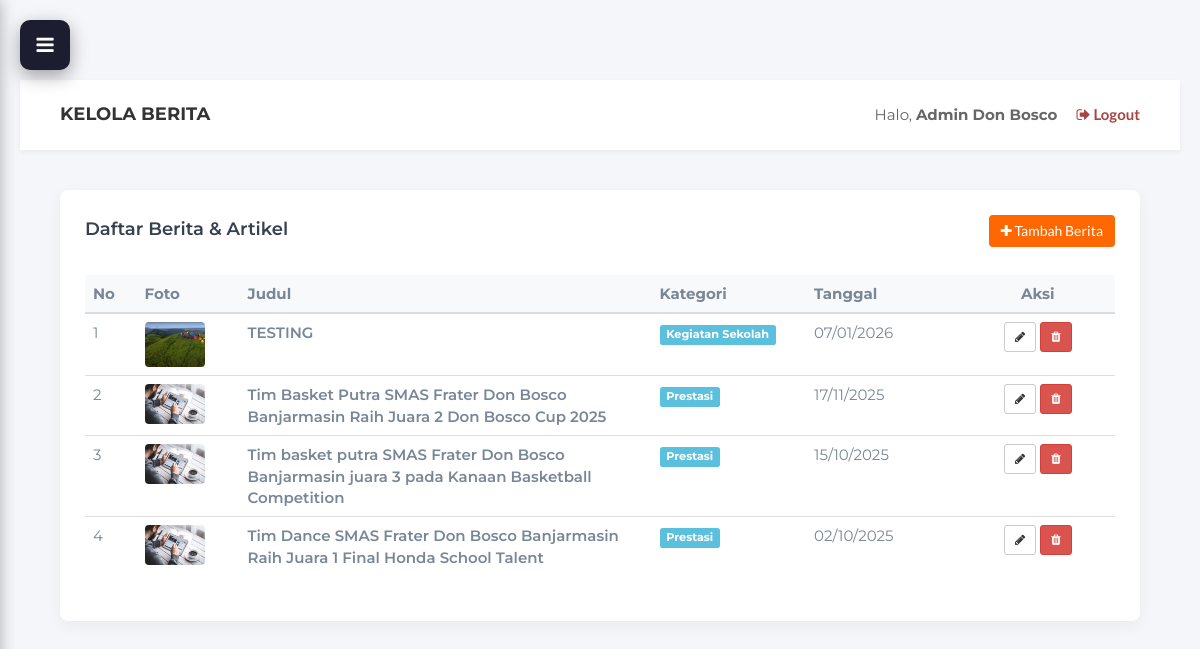
Page /admin/berita.php (signed in) on the committed database.
### tables this page shows
CREATE TABLE `berita_artikel` (
  `id_berita` int NOT NULL AUTO_INCREMENT,
  `judul` varchar(255) NOT NULL,
  `konten_lengkap` text NOT NULL,
  `tanggal_publikasi` datetime NOT NULL,
  `penulis` varchar(100) DEFAULT NULL,
  `kategori` varchar(50) NOT NULL,
  `gambar_utama` varchar(255) DEFAULT NULL,
  PRIMARY KEY (`id_berita`)
);

### controllers/AdminBeritaController.php (called while the page is built, shortened)
<?php
require_once __DIR__ . '/../models/BeritaModel.php';
class AdminBeritaController {
    public function index() {
        $beritaModel = new BeritaModel();
        $data_berita = $beritaModel->getAllBerita();
        $nama_admin = $_SESSION['admin_nama'];
        require_once '../views/admin/berita_index.php';
    }
}
?>

### models/BeritaModel.php (called while the page is built, shortened)
<?php
require_once 'Database.php';
class BeritaModel extends Database {
    public function getAllBerita() {
        $sql = "SELECT * FROM berita_artikel ORDER BY tanggal_publikasi DESC";
        $query = $this->query($sql);
        $hasil = [];
        while ($row = mysqli_fetch_assoc($query)) {
            $hasil[] = $row;
        }
        return $hasil;
    }
}
?>

### models/Database.php (called while the page is built, shortened)
<?php
require_once __DIR__ . '/../Koneksi Database/koneksi.php';
class Database {
    protected $koneksi;
    public function __construct() {
        global $koneksi;
        $this->koneksi = $koneksi;
    }
    public function query($sql) {
        return mysqli_query($this->koneksi, $sql);
    }
}
?>

### views/admin/berita_index.php (the view, shortened to what this page needs)
<?php
require_once 'template/header.php';
require_once 'template/sidebar.php';
?>
<!DOCTYPE html>
<html lang="id">
<head>
    <link type="text/css" rel="stylesheet" href="../css/bootstrap.min.css"/>
    <link rel="stylesheet" href="../css/font-awesome.min.css">
    <link type="text/css" rel="stylesheet" href="../css/style.css"/>
</head>
<body>
    <div class="main-content">
        <div class="admin-header">
            <h4 style="margin:0; font-weight:700; color: #333;">KELOLA BERITA</h4>
            <div>
                <span style="margin-right: 15px; color:#666;">Halo, <b><?php echo $nama_admin; ?></b></span>
                <a href="logout.php" class="text-danger" onclick="return confirm('Keluar?')"><i class="fa fa-sign-out"></i> Logout</a>
            </div>
        </div>
        <div class="content-wrapper">
            <div class="card-box">
                <div class="row" style="margin-bottom: 20px;">
                    <div class="col-md-6">
                        <h4 style="margin-top: 5px;">Daftar Berita & Artikel</h4>
                    </div>
                    <div class="col-md-6 text-right">
                        <a href="berita.php?aksi=tambah" class="btn btn-orange"><i class="fa fa-plus"></i> Tambah Berita</a>
                    </div>
                </div>
                <div class="table-responsive">
                    <table class="table table-hover">
                        <thead style="background-color: #f8f9fa;">
                            <tr>
                                <th width="5%">No</th>
                                <th width="10%">Foto</th>
                                <th>Judul</th>
                                <th width="15%">Kategori</th>
                                <th width="15%">Tanggal</th>
                                <th width="15%" class="text-center">Aksi</th>
                            </tr>
                        </thead>
                        <tbody>
                            <?php
                            $no = 1;
                            if (count($data_berita) > 0) {
                                foreach ($data_berita as $b) {
                                    $img_path = "uploads/berita/" . $b['gambar_utama'];
                                    if(empty($b['gambar_utama']) || !file_exists("../admin/" . $img_path)) {
                                        $img_show = "../img/course01.jpg";
                                    } else {
                                        $img_show = $img_path;
                                    }
                            ?>
                            <tr>
                                <td><?php echo $no++; ?></td>
                                <td>
                                    <img src="<?php echo $img_show; ?>" width="60" style="border-radius: 4px;">
                                </td>
                                <td style="font-weight: 600;"><?php echo htmlspecialchars($b['judul']); ?></td>
                                <td><span class="label label-info"><?php echo htmlspecialchars($b['kategori']); ?></span></td>
                                <td><?php echo date('d/m/Y', strtotime($b['tanggal_publikasi'])); ?></td>
                                <td class="text-center">
                                    <a href="berita.php?aksi=edit&id=<?php echo $b['id_berita']; ?>" class="btn btn-sm btn-default"><i class="fa fa-pencil"></i></a>
                                    <a href="berita.php?aksi=hapus&id=<?php echo $b['id_berita']; ?>" class="btn btn-sm btn-danger" onclick="return confirm('Hapus berita ini?')"><i class="fa fa-trash"></i></a>
                                </td>
                            </tr>
                            <?php
                                }
                            } else {
                                echo "<tr><td colspan='6' class='text-center' style='padding: 30px;'>Belum ada berita. Silakan tambah baru.</td></tr>";
                            }
                            ?>
                        </tbody>
                    </table>
                </div>
            </div>
        </div>
    </div>
</body>
</html>

### css/style.css (style rules this page uses)
body { font-family: 'Montserrat', sans-serif; font-size: 15px; font-weight: 400; color: #798696; overflow-x:hidden; }
h1,h2,h3,h4,h5,h6 { margin-top: 12px; margin-bottom: 15px; font-weight: 600; color: #374050; }
h4 { font-size:18px; }
a { font-family: 'Lato', sans-serif; color: #374050; font-weight: 700; }

### css/header-custom.css (style rules this page uses)
html { scroll-behavior: smooth !important; }

### views/admin/template/header.php (style rules this page uses)
body { background-color: #f5f7fa; font-family: 'Montserrat', sans-serif; padding-top: 0; }
.main-content { margin-left: 260px; transition: all 0.3s; }
.admin-header { background: #fff; height: 70px; box-shadow: 0 2px 5px rgba(0,0,0,0.05); display: flex; justify-content: space-between; align-items: center; padding: 0 40px; }
.content-wrapper { padding: 40px; }
.card-box { background: #fff; padding: 30px; border-radius: 8px; box-shadow: 0 5px 15px rgba(0,0,0,0.05); }
.btn-orange { background: #FF6700; color: #fff; border: none; }

### views/admin/template/sidebar.php (style rules this page uses)
.main-content { margin-left: 260px; transition: margin-left 0.3s ease; position: relative; min-height: 100vh; background: #f5f6fa; padding: 20px; padding-top: 80px; }
.main-content.full { margin-left: 0; }

### views/admin/berita_index.php (style rules this page uses)
body { background-color: #f5f7fa; font-family: 'Montserrat', sans-serif; padding-top: 0; }
.main-content { margin-left: 260px; transition: all 0.3s; }
.admin-header { background: #fff; height: 70px; box-shadow: 0 2px 5px rgba(0,0,0,0.05); display: flex; justify-content: space-between; align-items: center; padding: 0 40px; }
.content-wrapper { padding: 40px; }
.card-box { background: #fff; padding: 25px; border-radius: 8px; box-shadow: 0 5px 15px rgba(0,0,0,0.05); }
.btn-orange { background: #FF6700; color: #fff; border: none; }

### rows in the picture
berita_artikel: gambar_utama (picture), judul "TESTING", kategori "Kegiatan Sekolah", tanggal_publikasi "07/01/2026"
berita_artikel: judul "Tim Basket Putra SMAS Frater Don Bosco Banjarmasin Raih Juara 2 Don Bosco Cup 2025", kategori "Prestasi", tanggal_publikasi "17/11/2025"
berita_artikel: judul "Tim basket putra SMAS Frater Don Bosco Banjarmasin juara 3 pada Kanaan Basketball Competition", kategori "Prestasi", tanggal_publikasi "15/10/2025"
berita_artikel: judul "Tim Dance SMAS Frater Don Bosco Banjarmasin Raih Juara 1 Final Honda School Talent", kategori "Prestasi", tanggal_publikasi "02/10/2025"

### other values in the picture
$nama_admin "Admin Don Bosco"
